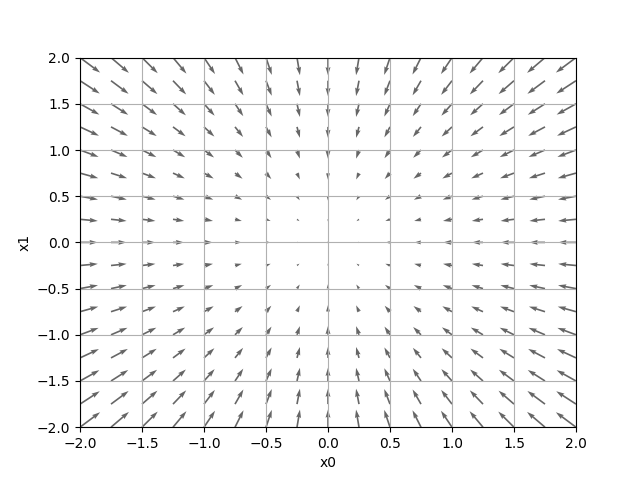

This figure's Python source:
# coding: utf-8
# cf.http://d.hatena.ne.jp/white_wheels/20100327/p3
import numpy as np
import matplotlib.pylab as plt
from mpl_toolkits.mplot3d import Axes3D


def _numerical_gradient_no_batch(f, x):
    """
    计算函数f在点x处的数值梯度 (无批量处理版本，即一维数组的梯度计算)。

    参数:
        f (callable): 需要求梯度的目标函数，接受一个 numpy 数组作为输入并返回一个标量值。
        x (numpy.ndarray): 输入变量，表示函数 f 的自变量点。

    返回:
        numpy.ndarray: 函数 f(x) 在点 x 处的梯度向量，形状与 x 相同。
    """
    h = 1e-4  # 设置微小增量h用于数值微分
    # print(f"x.shape = ", x.shape)  # x.shape =  (2,)
    # print(f"x = ", x)  # x =  [-2. -2.]
    grad = np.zeros_like(x)  # 初始化梯度数组，形状与x一致

    # 遍历输入变量x的每一个维度值，计算对应的偏导数
    for idx in range(x.size):
        tmp_val = x[idx]  # 备份当前维度的原始值，类似 C++ 里的 temp 变量，-2.0

        # f(x+h)的计算

        # NOTE！只有第0个元素变了，后面7个没变！
        x[idx] = float(tmp_val) + h  # x 变成了 [1.0001, 2.0, 3.0, ..., 8.0]

        # 把整个新数组传进去算函数值。
        # fxh1 ≈ 1.0001^2 + 2.0^2 + ... = 7.99960001
        fxh1 = f(x)  # 计算 f(x + h)

        # f(x-h)的计算
        x[idx] = tmp_val - h  # 将当前维度减少h

        # fxh2 ≈ 0.9999^2 + 2.0^2 + ...
        fxh2 = f(x)  # 计算f(x - h)

        # 使用【中心差分】公式计算当前维度的偏导数
        grad[idx] = (fxh1 - fxh2) / (2 * h)

        # ! 如果不还原，x[0] 就永远留在 0.9999 了。等到下一次循环算 x[1] 的时候，x[0] 就不是原始值了，算出来的结果就是错的！这叫消除副作用。
        x[idx] = tmp_val  # 恢复当前维度的原始值

    return grad


def numerical_gradient(f, X):
    """
    计算函数f在点X处的数值梯度。

    参数:
        f (callable): 需要求梯度的目标函数，接受一个 numpy 数组作为输入并返回一个标量。
        X (numpy.ndarray): 输入点，可以是一维或二维数组。如果是一维数组，则计算单个点的梯度；
                          如果是二维数组，则对每一行（即每个样本）分别计算梯度。

    返回:
        numpy.ndarray: 与 X 形状相同的数组，表示 f 在 X 处的梯度。如果 X 是一维数组，返回一维梯度；
                       如果 X 是二维数组，返回二维梯度，每行对应一个样本的梯度。
    """

    # print(f"X.shape = ", X.shape)  # X.shape =  (324, 2)
    # print(f"X = ", X)

    # 如果 X 是一维数组，直接调用 _numerical_gradient_no_batch() 计算梯度
    if X.ndim == 1:
        return _numerical_gradient_no_batch(f, X)
    else:
        # 初始化与 X 形状相同的梯度数组
        grad = np.zeros_like(X)  # 生成一个形状和 x 相同、所有元素都为 0 的数组
        print(f"grad_n_grad.shape = ", grad.shape)  # grad_n_grad.shape =  (324, 2)

        # 对 X 中的每一行（样本）分别计算梯度
        for idx, x in enumerate(X):
            grad[idx] = _numerical_gradient_no_batch(f, x)

        return grad


def function_2(x):
    """
    计算输入数组的平方和。

    参数:
        x (numpy.ndarray): 输入的数组。可以是一维或二维数组。

    返回:
        numpy.ndarray 或 float:
            - 如果输入是一维数组，返回一个标量，表示所有元素的平方和。
            - 如果输入是二维数组，返回一个一维数组，表示每行元素的平方和。
    """
    # 检查输入数组的维度
    if x.ndim == 1:
        # 对于一维数组，计算所有元素的平方和并返回标量结果
        return np.sum(x**2)
    else:
        # 对于多维数组，沿轴1（行）计算每行元素的平方和并返回一维数组
        # return x[0] ** 2 + x[1] ** 2
        # axis=1 计算指令：沿水平方向向右计算，将每一行中的各列元素相加。
        return np.sum(x**2, axis=1)


def tangent_line(f, x):
    """
    计算函数f在点x处的切线方程，并返回该切线的函数表示。

    参数:
        f (function): 需要求切线的目标函数，接受一个数值输入并返回一个数值输出。
        x (float): 切点的横坐标值。

    返回:
        function: 表示切线方程的lambda函数，形式为 t -> d * t + y，
                  其中d是函数f在点x处的导数（斜率），y是切点的纵坐标调整值。
    """
    # 计算函数f在点x处的数值梯度（近似导数）
    d = numerical_gradient(f, x)
    print(d)

    # 计算切点的纵坐标调整值y，使得切线经过点(x, f(x))
    y = f(x) - d * x

    # 返回切线方程的函数表示
    return lambda t: d * t + y


if __name__ == "__main__":
    x0 = np.arange(-2, 2.5, 0.25)
    print(f"x0.shape = ", x0.shape)  # x0.shape =  (18,)
    print(f"x0 = ", x0)
    # x0 =  [-2. -1.75 -1.5 -1.25 -1. -0.75 -0.5 -0.25 0. 0.25 0.5 0.75 1. 1.25 1.5 1.75 2. 2.25]
    x1 = np.arange(-2, 2.5, 0.25)
    print(f"x1.shape = ", x1.shape)  # x1.shape =  (18,)
    print(f"x1 = ", x1)
    # x1 =  [-2. -1.75 -1.5 -1.25 -1. -0.75 -0.5 -0.25 0. 0.25 0.5 0.75 1. 1.25 1.5 1.75 2. 2.25]

    X, Y = np.meshgrid(x0, x1)  # ? 生成网格矩阵？
    print(f"X.shape = ", X.shape)  # X.shape =  (18, 18)
    print(f"Y.shape = ", Y.shape)  # Y.shape =  (18, 18)

    X = X.flatten()
    print(f"X.shape = ", X.shape)  # X.shape =  (324,)
    print(f"X = ", X)
    Y = Y.flatten()
    print(f"Y.shape = ", Y.shape)  # Y.shape =  (324,)
    print(f"Y = ", Y)

    grad = numerical_gradient(function_2, np.array([X, Y]).T).T
    print(f"grad_main.shape = ", grad.shape)  # grad_main.shape =  (2, 324)

    plt.figure()
    plt.quiver(X, Y, -grad[0], -grad[1], angles="xy", color="#666666")
    plt.xlim([-2, 2])
    plt.ylim([-2, 2])
    plt.xlabel("x0")
    plt.ylabel("x1")
    plt.grid()
    plt.draw()

    # 保存图片
    plt.savefig("ch04/gradient_2d.png")

    # plt.show()
